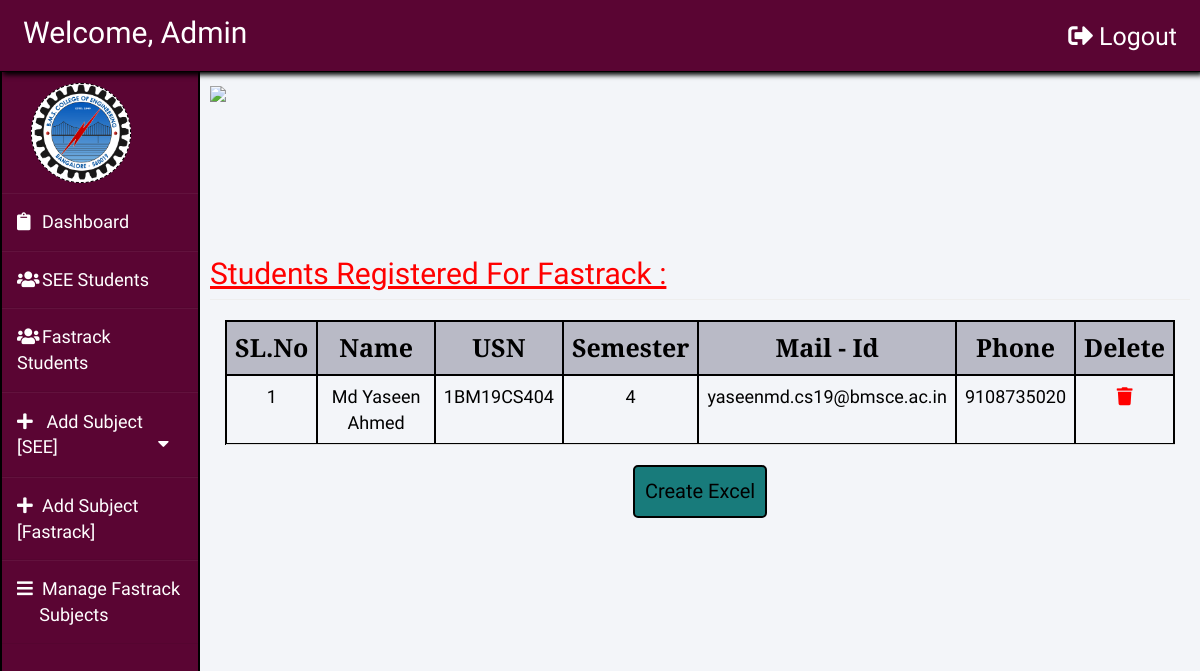
The app's page /admin/dashboard.php?page=manage_users_fst (signed in) with its own data.
### tables this page shows
CREATE TABLE `fst_reg` (
  `id` int(255) NOT NULL,
  `fname` varchar(255) NOT NULL,
  `lname` varchar(255) NOT NULL,
  `bdate` date NOT NULL,
  `usn` varchar(100) NOT NULL,
  `email` varchar(255) NOT NULL,
  `dept` varchar(255) NOT NULL,
  `sem` int(1) NOT NULL,
  `gender` char(1) NOT NULL,
  `phno` bigint(11) NOT NULL,
  `image` varchar(255) NOT NULL,
  `password` varchar(255) NOT NULL
);

### admin/manage_users_fst.php (the view, shortened to what this page needs)
<?php
    require_once('../connection.php');
    $query1 = "SELECT * FROM fst_reg";
    $result = mysqli_query($con,$query1);
    $rr=mysqli_num_rows($result);
    if(!$rr)
    {
    echo "<h2 style='color:red;color:#ff0000;font-family:Acme;position:relative;top:35px;left:30%;''>No Students have Registered For Fastrack Exams Yet.</h2>";
    }
    else
    {
?>
<!DOCTYPE html>
<html lang="en">
<head>
    <link rel="stylesheet" href="https://use.fontawesome.com/releases/v5.3.1/css/all.css">
</head>
<body>
    <img id="head" width="500px" style = "font-family:'PT Serif';" left:10 align='left' src = "../css/images/bmsheader.jpeg">
    <br /><br /><br /><br /><br /><br />
    <h2 style="color:#ff0000;font-family:'Acme';" class = "page-header"><u>Students Registered For Fastrack :</u></h2>
    <div class = "col-lg-12 mcon text-center">
        <table id="mytab1" width = "100%" class="mtab table table-bordered table-hover table-responsive" style="margin-top:0;">
    	    <tr style = "background-color:rgba(128,128,147,0.5);color:black;font-size:25px;font-family: 'PT serif';" class="table-info">
                <th style='border:2px solid black'>SL.No</th>
                <th style='border:2px solid black'>Name</th>
                <th style='border:2px solid black'>USN</th>
                <th style='border:2px solid black'>Semester</th>
                <th style='border:2px solid black'>Mail - Id</th>
                <th style='border:2px solid black'>Phone</th>
                <th style='border:2px solid black'>Delete</th>
		    </tr>
            <?php
                $i=1;
                while($row = mysqli_fetch_array($result))
                    {
                        echo "<tr style='color:black;border-bottom:2px solid black;font-size:18px;border-right:2px solid black;border-top:2px solid black;border-left:2px solid black;'>";
                        echo "<td style='border:2px solid black'>".$i."</td>";
                        echo "<td style='border:2px solid black'>".$row['fname'].' '.$row['lname']."</td>";
                        echo "<td style='border:2px solid black'>".$row['usn']."</td>";
                        echo "<td style='border:2px solid black'>".$row['sem']."</td>";
                        echo "<td style='border:2px solid black'>".$row['email']."</td>";
                        echo "<td style='border:2px solid black'>".$row['phno']."</td>";
            ?>
                        <td align = 'center' style='border:2px solid black'> <a href="javascript:DeleteUser('<?php echo $row['id']; ?>')" style='color:red'><i class = "fa fa-trash"></i></a> </td>
            <?php
                $i++;
                }
            ?>
        </table>
        <button id = "mbtn-a" class = "mybtn" style = "padding:10px;font-size:20px;">Create Excel</button>
        <?php
                }
            ?>
    </div>
</body>
</html>

### css/dashboard.css (style rules this page uses)
body { padding-top: 50px; }
.main .page-header { margin-top: 0; }

### admin/dashboard.php (style rules this page uses)
body { background-color: #f3f5f9; }

### admin/manage_users_fst.php (style rules this page uses)
.mcon { font-family:'Acme'; }
.mtab { font-family:'Acme'; }
.mybtn { background-color: rgba(0,110,110,0.9); border: 2px solid black; border-radius: 5px; color: black; }
table th { text-align: center; }
table td { text-align: center; }

### records on screen
fst_reg: fname "Md Yaseen", lname "Ahmed", usn "1BM19CS404", sem "4", email "yaseenmd.cs19@bmsce.ac.in", phno "9108735020"
